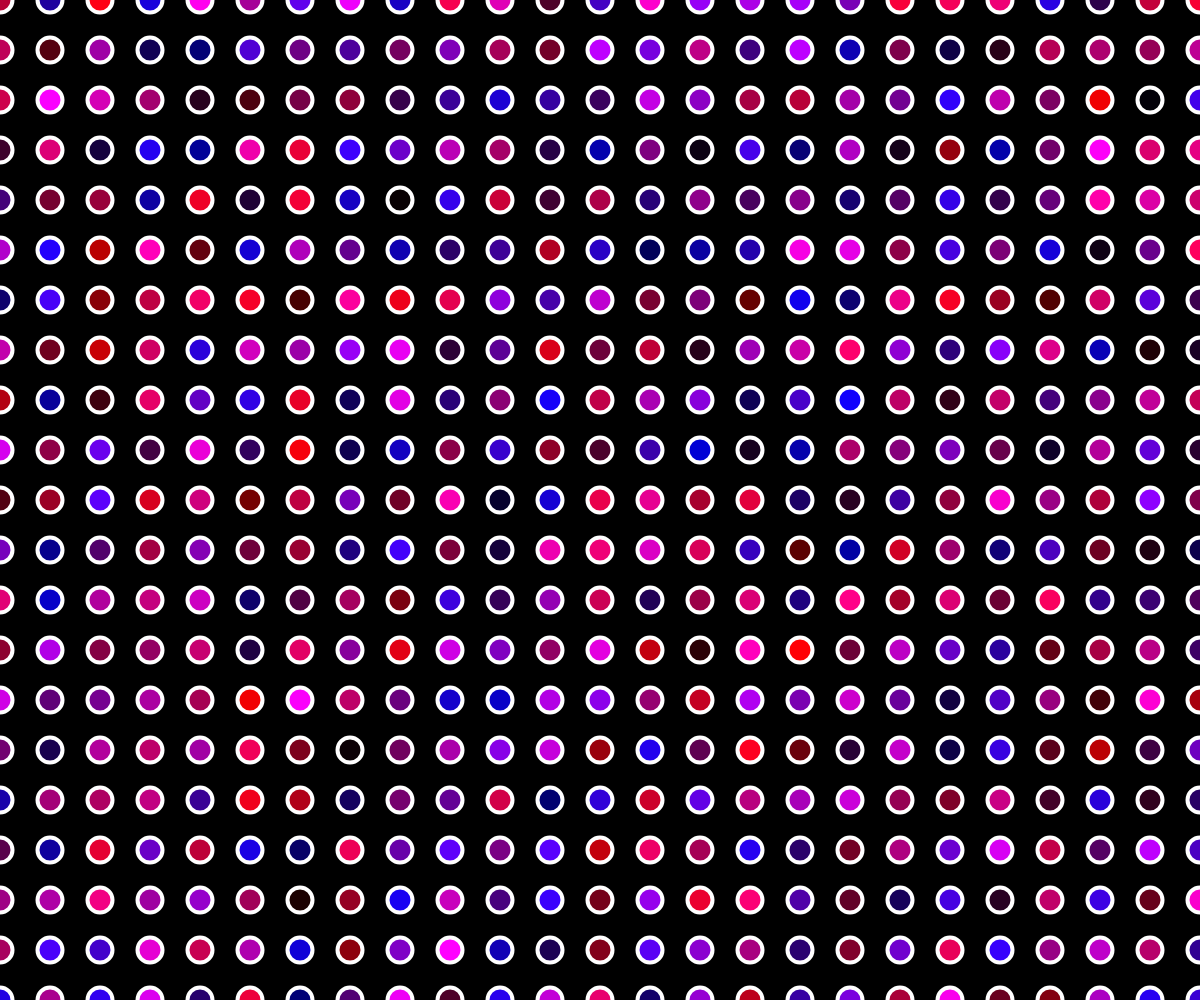
Frame 1 (no input)
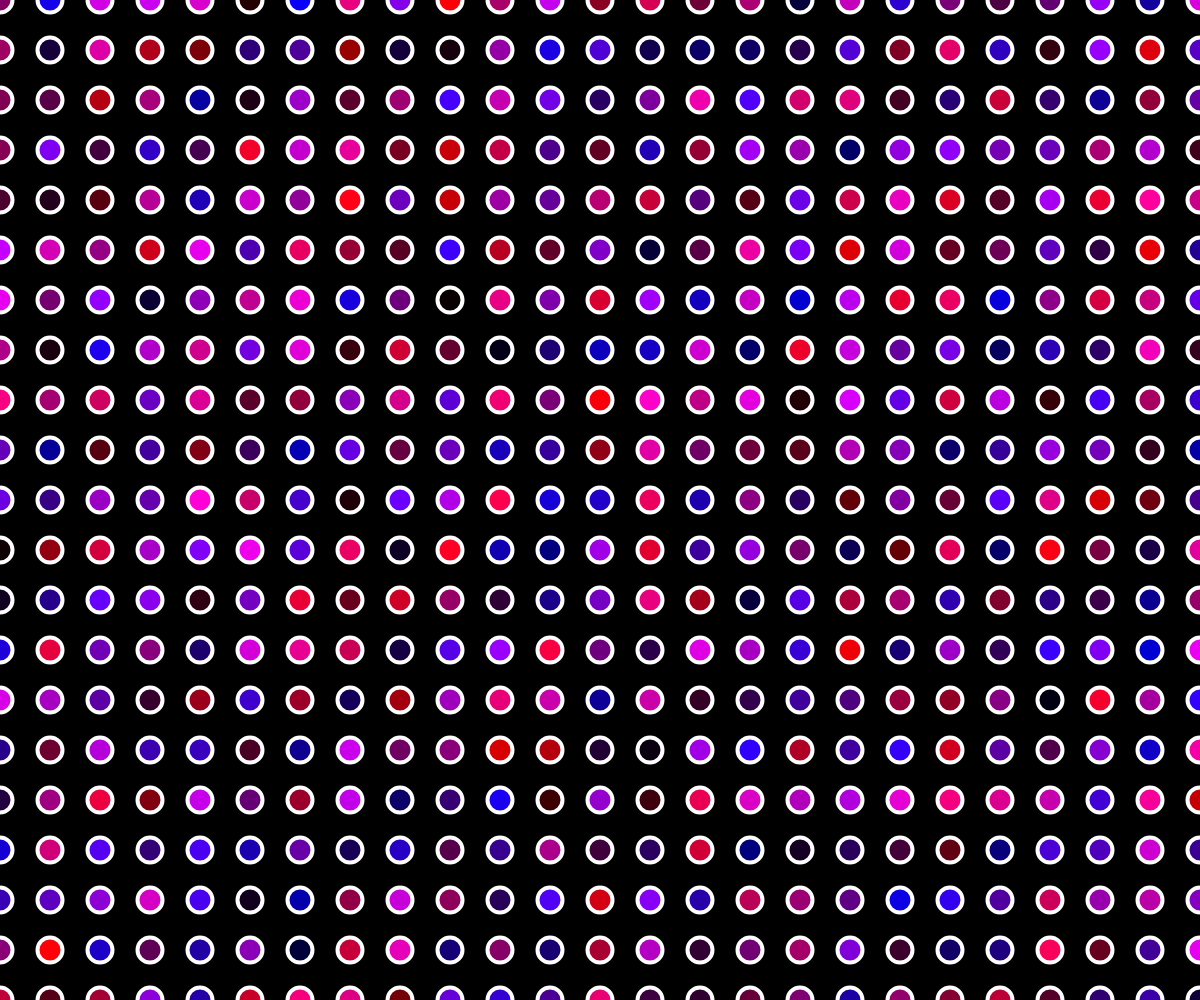
Frame 60 (no input)
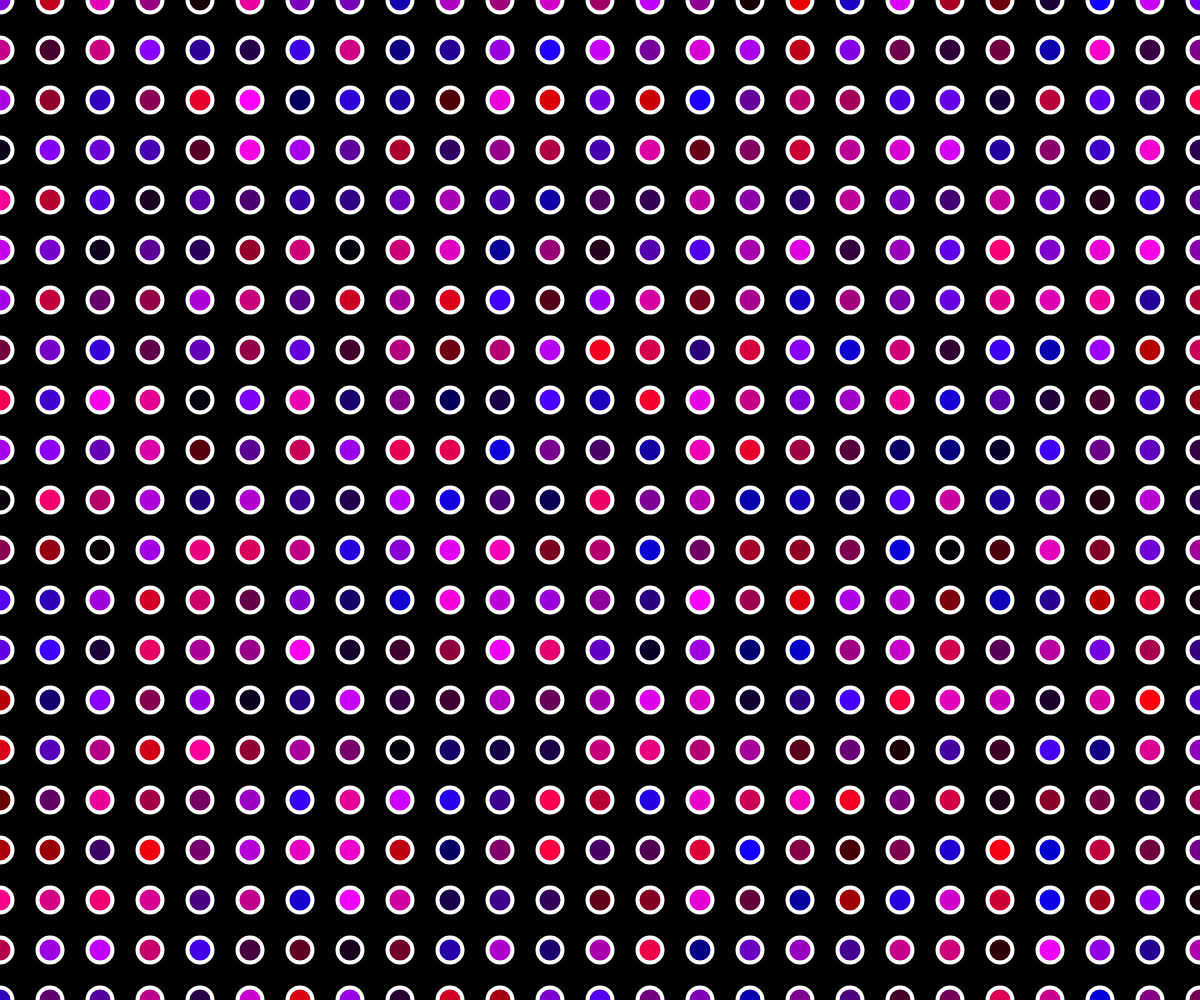
Frame 120 (the mouse pressed at the canvas centre since frame 60)

The p5.js sketch that drew these frames (run headless with seeded random() and noise() and a simulated clock; from frame 60 on, the mouse is pressed at the canvas centre):

// p5.js sketch
// ── sketch.js
function setup() {
    createCanvas(window.innerWidth, window.innerHeight);
  }
  
  function draw() {
    background(0);
    strokeWeight(4);
    stroke(255);
  
    for (var x = 0; x <= width; x += 50) {
      for (var y = 0; y <= height; y += 50) {
        fill(random(255), 0, random(255));
        ellipse(x , y, 25, 25);
      }
    }
  }
  
